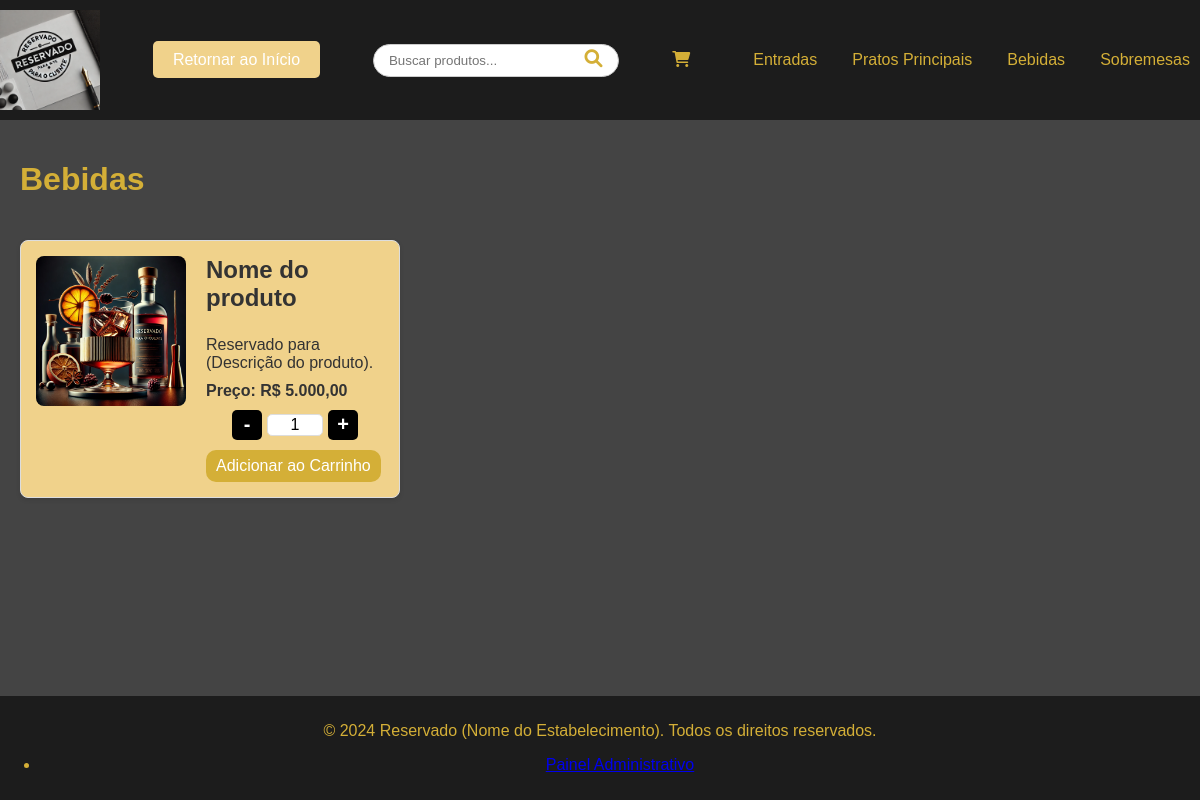
Page /sections/bebidas.php on the committed database.
### tables this page shows
CREATE TABLE `produtos` (
  `id` int NOT NULL AUTO_INCREMENT,
  `nome` varchar(255) NOT NULL,
  `descricao` text NOT NULL,
  `preco` decimal(10,2) NOT NULL,
  `categoria` enum('entradas','principais','bebidas','sobremesas') NOT NULL,
  `imagem` varchar(255) DEFAULT NULL,
  `data_criacao` timestamp NULL DEFAULT CURRENT_TIMESTAMP,
  PRIMARY KEY (`id`)
);

### sections/bebidas.php (the view, shortened to what this page needs)
<?php
$incluir_rodape = !isset($GLOBALS['incluir_rodape']) || $GLOBALS['incluir_rodape'];
if (basename($_SERVER['PHP_SELF']) == 'bebidas.php') {
    include $_SERVER['DOCUMENT_ROOT'] . '/cardapio-dinamico/header.php';
}
?>
<?php
require_once dirname(__DIR__) . '/db/conexao.php';
$base_url = '/cardapio-dinamico/admin/uploads/produtos/';
$stmt = $pdo->prepare("SELECT * FROM produtos WHERE categoria = 'bebidas' ORDER BY nome");
$stmt->execute();
$produtos = $stmt->fetchAll(PDO::FETCH_ASSOC);
?>
<!DOCTYPE html>
<html lang="pt-BR">
<head>
    <link rel="stylesheet" href="../assets/css/style.css?v=<?php echo time(); ?>">
</head>
<body>
    <h1>Bebidas</h1>
    <div class="produtos-container">
        <?php foreach ($produtos as $produto): ?>
        <div class="produto-item">
            <div class="produto-imagem">
                <?php if ($produto['imagem']): ?>
                    <img src="<?php echo $base_url . htmlspecialchars($produto['imagem']); ?>" alt="<?php echo htmlspecialchars($produto['nome']); ?>">
                <?php endif; ?>
            </div>
            <div class="produto-info">
                <h3><?php echo htmlspecialchars($produto['nome']); ?></h3>
                <p><?php echo htmlspecialchars($produto['descricao']); ?></p>
                <p class="preco">Preço: R$ <?php echo number_format($produto['preco'], 2, ',', '.'); ?></p>
                <form class="adicionar-carrinho-form">
                    <div class="quantidade-container">
                        <button type="button" class="quantidade-btn diminuir">-</button>
                        <input type="number" name="quantidade" value="1" min="1" required class="quantidade-input">
                        <button type="button" class="quantidade-btn aumentar">+</button>
                    </div>
                    <button type="button" class="adicionar-carrinho-btn">Adicionar ao Carrinho</button>
                </form>
            </div>
        </div>
        <?php endforeach; ?>
    </div>
    <?php if ($incluir_rodape): ?>
        <?php include $_SERVER['DOCUMENT_ROOT'] . '/cardapio-dinamico/footer.php'; ?>
    <?php endif; ?>
</body>
</html>

### assets/css/carrinho.css (style rules this page uses)
.produto-item { position: relative; padding: 15px; border: 1px solid #ddd; margin-bottom: 10px; }
.adicionar-carrinho-btn { background-color: #d4af37; color: white; padding: 7px 10px; border: none; border-radius: 10px; font-size: 16px; cursor: pointer; transition: background-color 0.3s ease; }
.quantidade-container { display: flex; align-items: center; justify-content: center; margin-bottom: 10px; }
.quantidade-btn { background-color: #000; color: white; border: none; width: 30px; height: 30px; font-size: 20px; font-weight: bold; cursor: pointer; display: flex; align-items: center; justify-content: center; border-radius: 5px; margin: 0 5px; }
.quantidade-input { width: 50px; text-align: center; font-size: 16px; border: 1px solid #ddd; border-radius: 5px; }
input[type=number] { -webkit-appearance: none; -moz-appearance: textfield; appearance: none; }

### assets/css/global.css (style rules this page uses)
html, body { height: 100%; margin: 0; }
body { display: flex; flex-direction: column; font-family: Arial, sans-serif; background-color: #444; color: #d4af37; margin: 0; padding: 0; }
.produtos-container { display: grid; grid-template-columns: repeat(3, 1fr); gap: 10px; padding: 20px 0; }
.produto-item { background-color: #f0d28b; border: 1px solid #ddd; border-radius: 8px; overflow: hidden; padding: 15px; box-shadow: 0 2px 5px rgba(0, 0, 0, 0.1); transition: transform 0.2s ease; display: flex; align-items: flex-start; }
.produto-imagem img { max-width: 150px; height: auto; margin-right: 20px; border-radius: 8px; display: block; }
.produto-info { flex-grow: 1; }
.produto-info h3 { margin-top: 0; font-size: 1.5em; color: #333; }
.produto-info p { margin: 10px 0; color: #333; }
.produto-info .preco { font-weight: bold; color: #333; }

### rows in the picture
produtos: imagem (picture), nome "Nome do produto", descricao "Reservado para (Descrição do produto).", preco "5.000,00"

### other values in the picture
$section['title'] "Entradas"
$section['title'] "Pratos Principais"
$section['title'] "Bebidas"
$section['title'] "Sobremesas"
$site_name "Reservado (Nome do Estabelecimento)"
